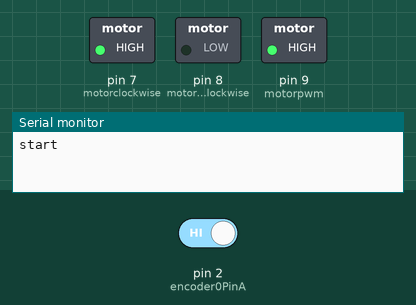
This sketch was run on a simulated Arduino Uno, built with avr-gcc and run on an emulated ATmega328P. On the bench: switched loads named in the sketch (green lamp = pin HIGH), the last lines printed to the serial monitor. Inputs (shaded band) come from the test bench; at power-on: pin 2 (encoder0PinA) HIGH.

Above: at 1.2 s.
1.3 s: pin 2 (encoder0PinA) driven LOW
At 2.9 s:
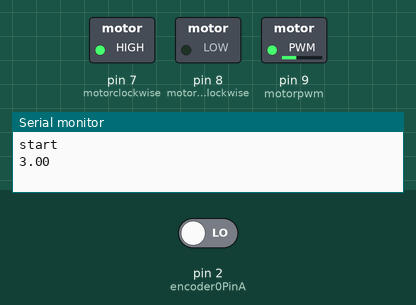
At 4.5 s:
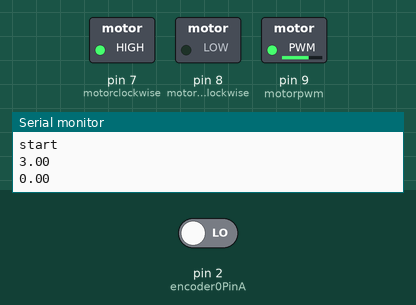
Timing chart, 0 to 9.5 s (numbered marks = the images above; inputs shaded):
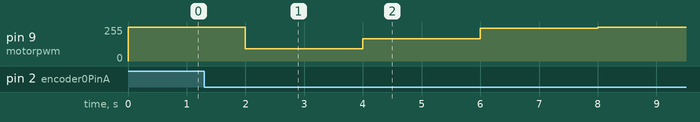

The sketch:

speed_control_pid_1_sensir.ino
```cpp
float kp=0.5,ki=0.0 ,kd=0.1;
int motorclockwise=7;
int motoranticlockwise=8;
int motorpwm=9;
int encoder0PinA=2;

volatile float encoder0Pos=0;int oldPos=0;int newPos=0;int oldTime=0;int newTime=0;float target=7;int pwmv=0;

void setup() {
  // put your setup code here, to run once:

pinMode(motorclockwise,OUTPUT);
pinMode(motoranticlockwise,OUTPUT);
pinMode(motorpwm,OUTPUT);
pinMode(encoder0PinA,INPUT);digitalWrite(encoder0PinA, HIGH);

attachInterrupt(digitalPinToInterrupt(2),doEncoder, CHANGE);

Serial.begin(9600);
Serial.println("start");
digitalWrite(7,1);
digitalWrite(8,0);
analogWrite(9,255);


}


void doEncoder()
{

    encoder0Pos++;


  //Serial.println (encoder0Pos);
}
float speedmeasurement()
   {int timeold=millis();int timenew=timeold;int initial=encoder0Pos;int final;
    while(timenew<(timeold+1000))
      {final=encoder0Pos;
       timenew=millis();}
     float vel;
     vel=(final-initial)*3;

     return(vel);}


void loop() {
  delay(1000);
float current=(speedmeasurement());Serial.println(current);
pwmv=pidfunc(155,current,pwmv);//Serial.println(pwmv);//Serial.print("                  ");Serial.println(current);
{digitalWrite(7,1);digitalWrite(8,0);analogWrite(9,pwmv);}


//{digitalWrite(7,0);digitalWrite(8,1);analogWrite(9,255);}


}


int pidfunc(float targetValue,float currentValue,int pwmvalue)
   {float error=targetValue-currentValue;
   static float lastError=0,totalError=0;
   totalError=totalError+error;//Serial.print("err");Serial.println(totalError);
   //if(totalError>5){totalError=0;}
   float pidterm=kp*(error)+ki*(totalError)+kd*(error-lastError);
   lastError=error;
   return(constrain(abs(pwmvalue+pidterm),0,255));
   }
```
